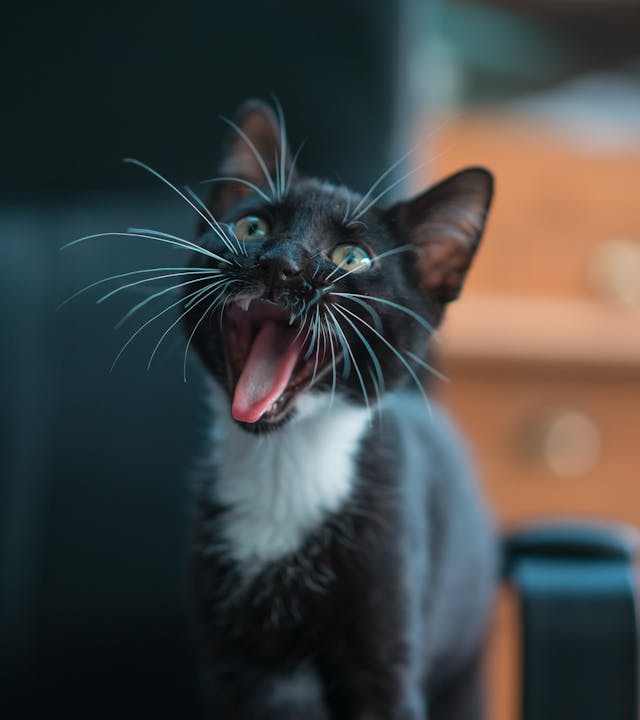
#> input picture Project_2/Photos/cat1.jpg, 640 x 720 px, found by its file name
$ python Make_Border.py
#> lines starting #> are read from the running program, lines starting #| are printed output that depends on the picture
import  cv2
import  numpy as np
img=cv2.imread("photos/cat1.jpg")
#> img is the input picture: shape (720, 640, 3); mean B, G, R 67.6, 68.3, 65.8
img=cv2.resize(img,(400,400))
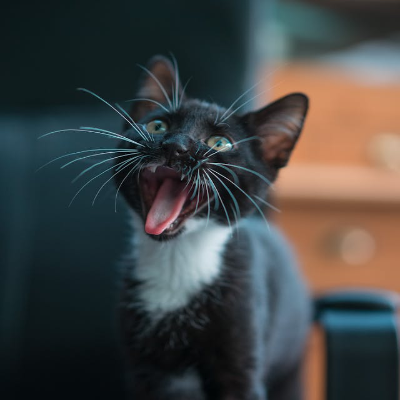
#> img: shape (400, 400, 3); mean B, G, R 67.5, 68.3, 65.7

img1=cv2.copyMakeBorder(img,20,20,20,20,cv2.BORDER_CONSTANT,None,value=2)
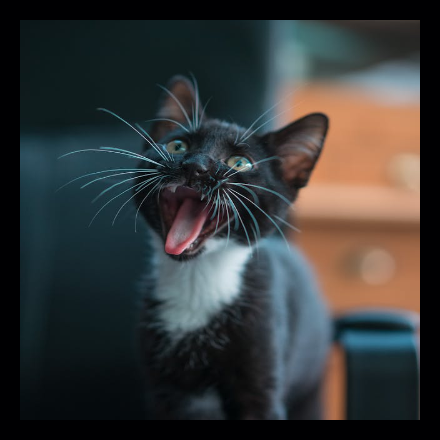
#> img1: shape (440, 440, 3); mean B, G, R 56.1, 56.4, 54.3
img1=cv2.resize(img1,(400,400))
#> img1: shape (400, 400, 3)

h=np.hstack((img,img1))
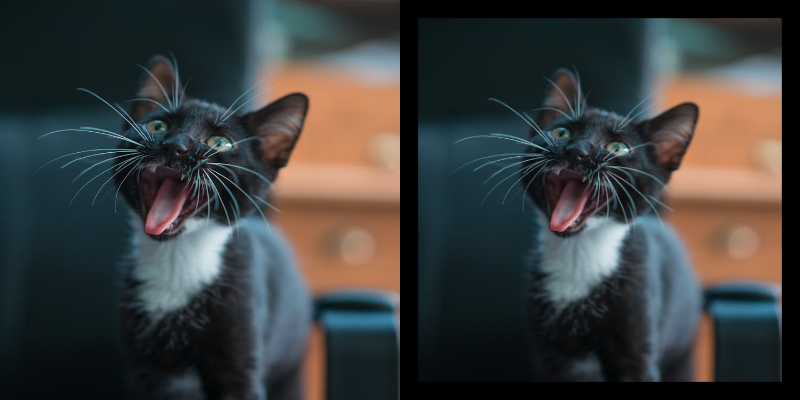
#> h: shape (400, 800, 3); mean B, G, R 61.8, 62.3, 60
cv2.imshow("Cat",h)
cv2.waitKey(0)
cv2.destroyAllWindows()
